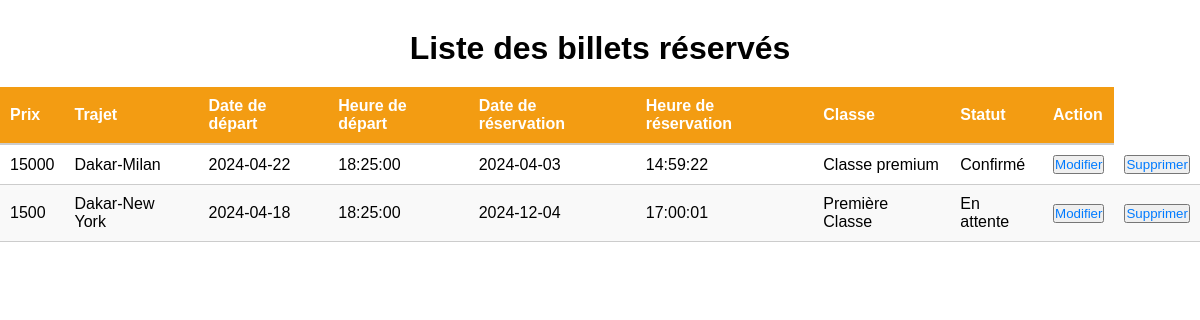
The page /readbillet.php on the database its author committed.
### tables this page shows
CREATE TABLE `billet` (
  `id` int NOT NULL,
  `prix` int NOT NULL,
  `dateReservation` date NOT NULL,
  `heureReservation` time NOT NULL,
  `id_trajet` int DEFAULT NULL,
  `id_datedepart` int DEFAULT NULL,
  `id_heuredepart` int DEFAULT NULL,
  `id_classe` int DEFAULT NULL,
  `id_statut` int DEFAULT NULL
);

CREATE TABLE `trajet` (
  `id` int NOT NULL,
  `libelle` varchar(500) NOT NULL
);

CREATE TABLE `datedepart` (
  `id` int NOT NULL,
  `libelle` date NOT NULL
);

CREATE TABLE `heuredepart` (
  `id` int NOT NULL,
  `libelle` time NOT NULL
);

CREATE TABLE `classe` (
  `id` int NOT NULL,
  `libelle` varchar(500) NOT NULL
);

CREATE TABLE `statut` (
  `id` int NOT NULL,
  `libelle` varchar(500) NOT NULL
);

### config.php (called while the page is built, shortened)
<?php
include_once "billet.php";
try {
    $connexion = new PDO("mysql:host=" . DB_SERVER . ";dbname=" . DB_NAME, DB_USERNAME, DB_PASSWORD);
} catch (PDOException $e) {
    die("Erreur : Impossible de se connecter à la base de données " . $e->getMessage());
}
$billet = new Billet ($connexion,"150000","2024-04-03","14:59:22",1,2,1,2,1);
$resultats = $billet->readBillet();
?>

### billet.php (called while the page is built, shortened)
<?php
require_once "config.php";
class Billet implements Client{
    private $connexion;
public function __construct($connexion,$prix,$dateReservation,$heureReservation,$trajet,$dateDepart,$heureDepart,$classe,$statut){
    $this->connexion=$connexion;
}
    public function readBillet(){
        try{
            $sql="SELECT b.prix,b.dateReservation,b.heureReservation,t.libelle AS trajet,dd.libelle AS datedepart,hd.libelle AS heuredepart,
        c.libelle AS classe,s.libelle AS statut
           FROM billet b
            INNER JOIN trajet t ON b.id_trajet = t.id
            INNER JOIN datedepart dd ON b.id_datedepart = dd.id
             INNER JOIN heuredepart hd ON b.id_heuredepart = hd.id
           INNER JOIN classe c ON b.id_classe = c.id
            INNER JOIN statut s ON b.id_statut = s.id";
             $stmt=$this->connexion->prepare($sql);
             $stmt->execute();
             $resultats=$stmt->fetchAll(PDO::FETCH_ASSOC);
             return $resultats;
         }
         catch (PDOException $e) {
             die("erreur:Impossible d'afficher les habitants" .$e->getMessage());
         }
        }
    }
?>

### readbillet.php (the view, shortened to what this page needs)
<?php
require_once "config.php";
?>
<!DOCTYPE html>
<html lang="fr">
<head>
</head>
<body>
    <div class="container">
        <h1>Liste des billets réservés</h1>
        <table>
            <tr>
                <th>Prix</th>
                <th>Trajet</th>
                <th>Date de départ</th>
                <th>Heure de départ</th>
                <th>Date de réservation</th>
                <th>Heure de réservation</th>
                <th>Classe</th>
                <th>Statut</th>
                <th>Action</th>
            </tr>
            <?php if ($resultats !== null) { ?>
    <?php foreach ($resultats as $billet) { ?>
        <tr>
            <td><?php echo $billet['prix']?></td>
            <td><?php echo $billet['trajet']?></td>
            <td><?php echo $billet['datedepart']?></td>
            <td><?php echo $billet['heuredepart']?></td>
            <td><?php echo $billet['dateReservation']?></td>
            <td><?php echo $billet['heureReservation']?></td>
            <td><?php echo $billet['classe']?></td>
            <td><?php echo $billet['statut']?></td>
            <td><button class="btn btn-delete"><a href="updatebillet.php?id=<?php echo $billet['id']; ?>">Modifier</a></button></td>
               <td><button class="btn btn-delete"><a href="deletebillet.php?id=<?php echo $billet['id']; ?>">Supprimer</a></button></td>
        </tr>
    <?php } ?>
<?php } ?>
</body>
</html>

### readbillet.php (style rules this page uses)
* { margin: 0; padding: 0; box-sizing: border-box; }
.container { font-family: Arial, sans-serif; margin-top:30px; }
h1 { text-align: center; margin-bottom: 20px; }
table { width: 100%; border-collapse: collapse; }
th { background-color:#f39c12; padding: 10px; text-align: left; border-bottom: 2px solid #ccc; color:white }
td { padding: 10px; border-bottom: 1px solid #ccc; }
tr:nth-child(odd) { background-color: #f9f9f9; }
a { text-decoration: none; color: #007bff; }
button { padding: }

### rows shown on the page
billet: prix "15000", id_trajet.libelle "Dakar-Milan", id_datedepart.libelle "2024-04-22", id_heuredepart.libelle "18:25:00", dateReservation "2024-04-03", heureReservation "14:59:22", id_classe.libelle "Classe premium", id_statut.libelle "Confirmé"
billet: prix "1500", id_trajet.libelle "Dakar-New York", id_datedepart.libelle "2024-04-18", id_heuredepart.libelle "18:25:00", dateReservation "2024-12-04", heureReservation "17:00:01", id_classe.libelle "Première Classe", id_statut.libelle "En attente"
